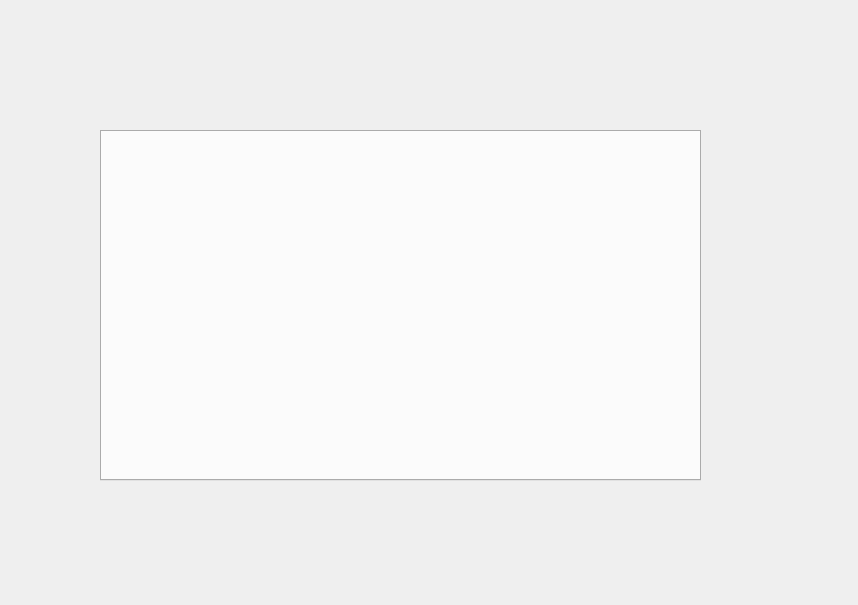
<?xml version="1.0" encoding="UTF-8"?>
<ui version="4.0">
 <class>userInfo</class>
 <widget class="QWidget" name="userInfo">
  <property name="geometry">
   <rect>
    <x>0</x>
    <y>0</y>
    <width>858</width>
    <height>605</height>
   </rect>
  </property>
  <property name="windowTitle">
   <string>Form</string>
  </property>
  <widget class="QTabWidget" name="tabWidget">
   <property name="geometry">
    <rect>
     <x>100</x>
     <y>130</y>
     <width>601</width>
     <height>351</height>
    </rect>
   </property>
   <property name="currentIndex">
    <number>-1</number>
   </property>
  </widget>
 </widget>
 <resources/>
 <connections/>
</ui>
